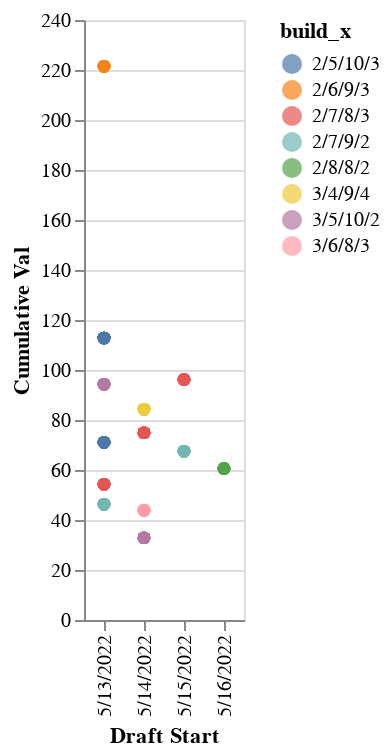

The code cell stored with this chart in its notebook:
### Code cell
#Team Build by draft date, with cumulative ADP value

alt.Chart(df1).mark_circle(size=40).encode(
    x='Draft Start',
    y='Cumulative Val',
    color='build_x',
    tooltip=['Draft Start','Team', 'Strategy', 'Elite Onesie', 'build_x', 'Cumulative Val']
).interactive()

### Figure 1 — Vega-Lite specification as saved in the notebook (floating-point values rounded to 4 significant figures; data arrays with more than 128 entries replaced by an {"elided": "..."} marker saying what was removed)
{"config": {"view": {"continuousWidth": 400, "continuousHeight": 300}}, "data": {"name": "data-a13933d6c873d3880437b9d54f876eaa"}, "mark": {"type": "circle", "size": 40}, "encoding": {"color": {"field": "build_x", "type": "nominal"}, "tooltip": [{"field": "Draft Start", "type": "nominal"}, {"field": "Team", "type": "quantitative"}, {"field": "Strategy", "type": "nominal"}, {"field": "Elite Onesie", "type": "nominal"}, {"field": "build_x", "type": "nominal"}, {"field": "Cumulative Val", "type": "quantitative"}], "x": {"field": "Draft Start", "type": "nominal"}, "y": {"field": "Cumulative Val", "type": "quantitative"}}, "selection": {"selector110": {"type": "interval", "bind": "scales", "encodings": ["x", "y"]}}, "$schema": "https://vega.github.io/schema/vega-lite/v4.17.0.json", "datasets": {"data-a13933d6c873d3880437b9d54f876eaa": {"elided": "260 records"}}}
